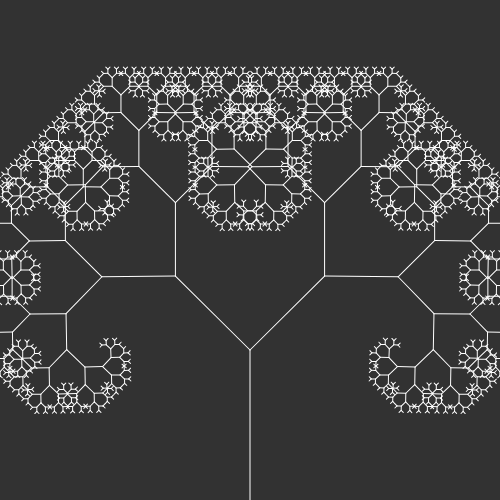
Frame 1 (no input)
Frame 60 (no input): identical to frame 1, image omitted
Frame 120 (the mouse pressed at the canvas centre since frame 60): identical to frame 1, image omitted

The p5.js sketch that drew this single still picture (run headless with seeded random() and noise() and a simulated clock; from frame 60 on, the mouse is pressed at the canvas centre):

// p5.js sketch
// ── sketch.js
var angle = 0;
var slider;
var mul = 0.7;

function setup() {
    
	createCanvas(500, 500);
	stroke(255);

	slider = createSlider(0, TWO_PI, PI/4, 0.01);
    
}


function draw() {

	angle = slider.value();

	background(50);
	translate(width/2, height);
	drawBranch(150);


}


function drawBranch(len) {

	line(0, 0, 0, -len);
	translate(0, -len);

	if (len > 4) {
		// right
		push(); // save
			rotate(angle);
			drawBranch(len * mul);
		pop(); // restore

		// left
		push(); // save
			rotate(-angle);
			drawBranch(len * mul);
		pop(); // restore

	}





}
